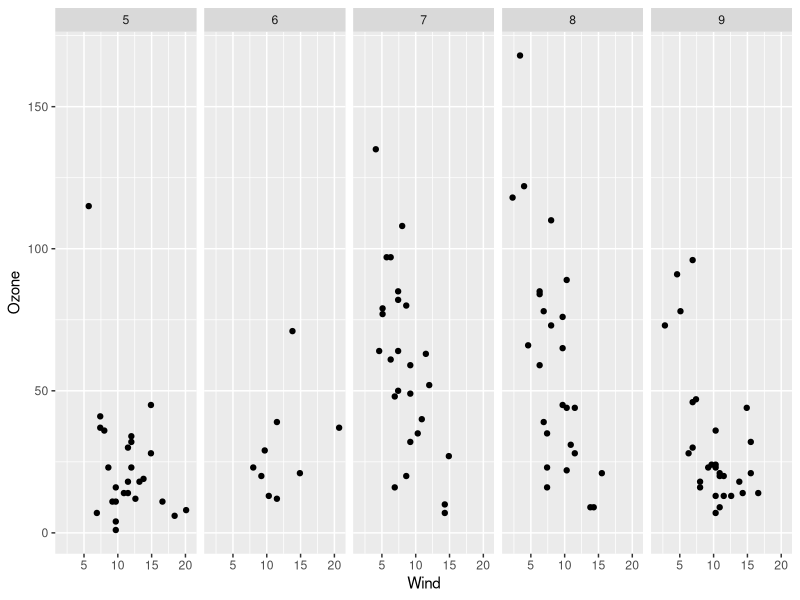
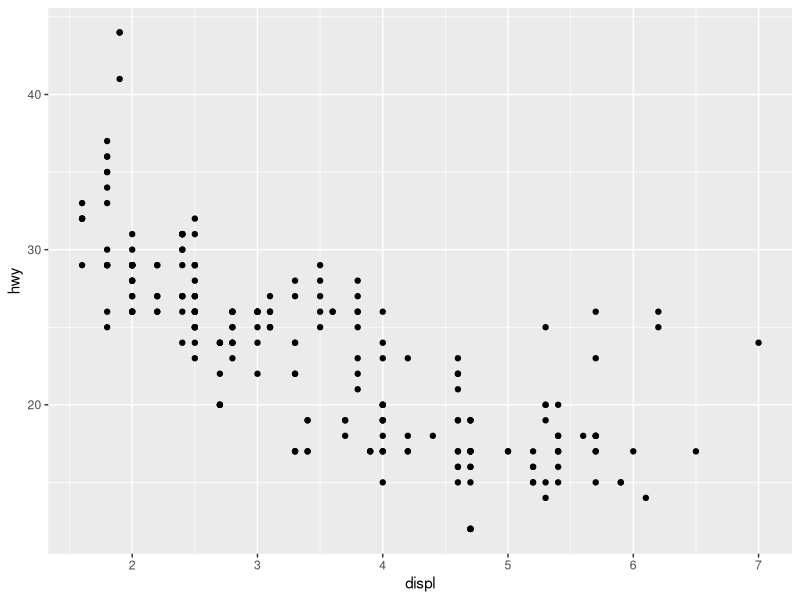
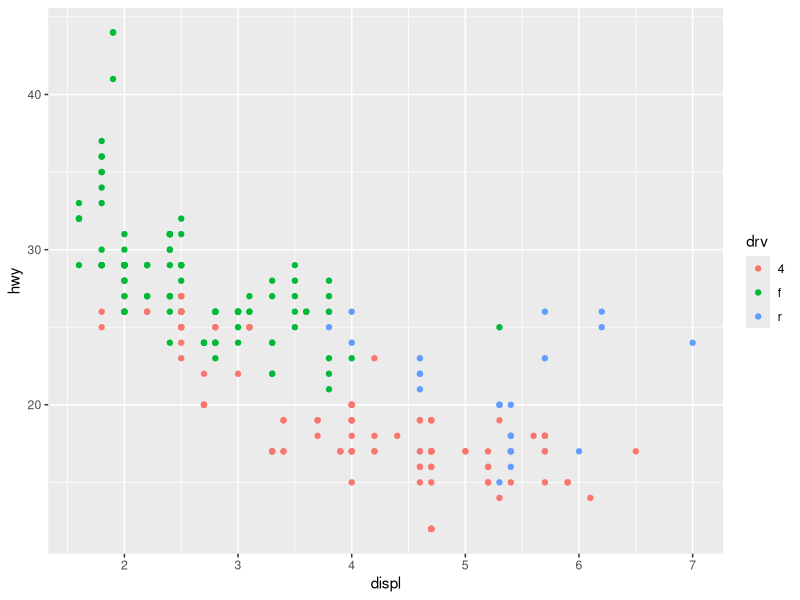
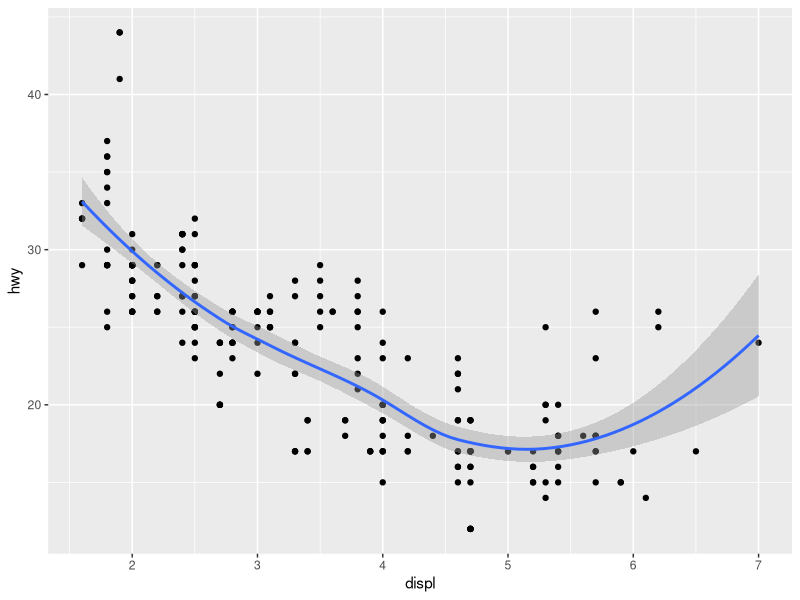
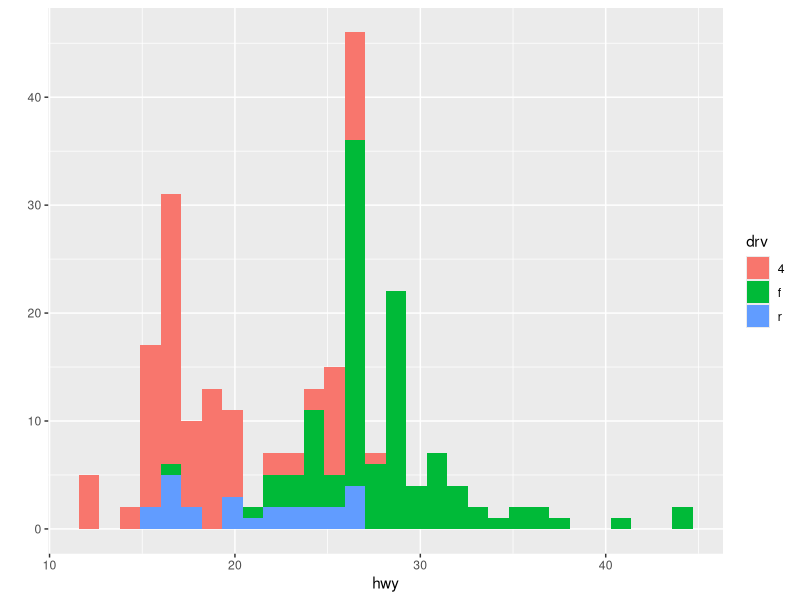
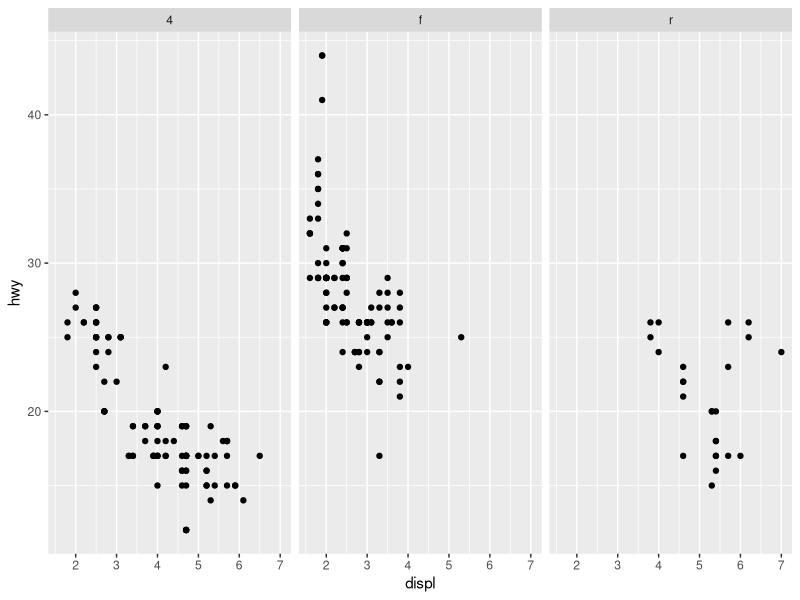
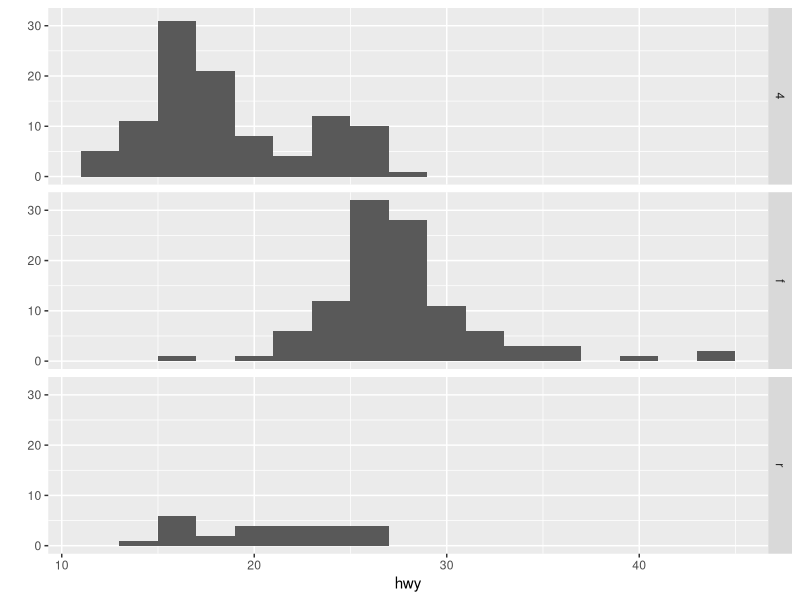

R code for these plots, in order: (Note: this script raises an error after producing the figures.)

library(ggplot2)
library(datasets)
data(airquality)

airquality = transform(airquality, Month = factor(Month))
qplot(Wind, Ozone, data = airquality, facets = . ~ Month)


str(mpg)
qplot(displ, hwy, data=mpg)
qplot(displ, hwy, data=mpg, color=drv)  # color aesthetic

# Adding a geom
qplot(displ, hwy, data=mpg, geom=c("point","smooth"))

# Histogram
qplot(hwy, data=mpg, fill=drv)

# Facets
qplot(displ,hwy, data=mpg,facets=.~drv)	
qplot(hwy, data=mpg,facets=drv~., binwidth=2)        


# Movie DB
str(movies)
qplot(votes, rating, data=movies)

# Add Loess Smoother
qplot(votes, rating, data = movies) + geom_smooth()
